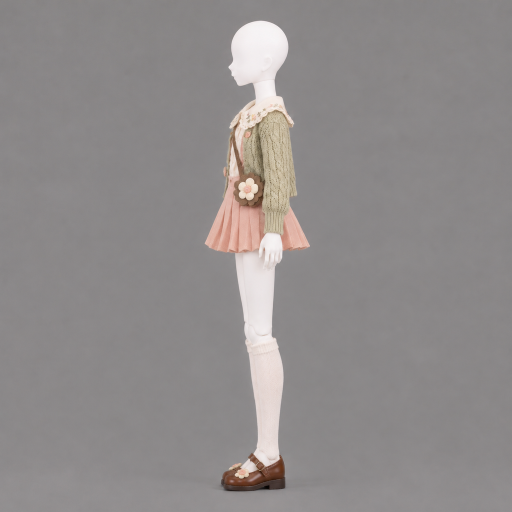
#> input picture dollfit/examples/left_dressed.png, 1024 x 1024 px, given in place of ., which was not available (shown at 1/2 size)
$ python -i cloud_measure.py   (imports and definitions only)
#> lines starting #> are read from the running program, lines starting #| are printed output that depends on the picture
"""CPU ONNX inference for the SAME trained floating-point height/gender network."""
import gc
import hashlib
import json
import os
from pathlib import Path
import sys

import numpy as np
from PIL import Image
from .scale_policy import scale_context, convert_reference_measurements, MEASUREMENT_KEYS

ROOT = Path(__file__).resolve().parents[1]


def options():
    import onnxruntime as ort
    opt = ort.SessionOptions()
    opt.intra_op_num_threads = int(os.environ.get('INFERENCE_THREADS', '1'))
    opt.inter_op_num_threads = 1
    opt.enable_cpu_mem_arena = False
    opt.enable_mem_pattern = False
    opt.graph_optimization_level = ort.GraphOptimizationLevel.ORT_ENABLE_BASIC
    return opt


def normalize_mask(image):
    array = np.asarray(image.convert('L')) > 127
    yy, xx = np.nonzero(array)
    if len(xx) < 20:
        raise ValueError('轮廓为空或太小，请检查照片。')
    cropped = Image.fromarray(array.astype(np.uint8) * 255).crop(
        (int(xx.min()), int(yy.min()), int(xx.max()) + 1, int(yy.max()) + 1))
    cropped.thumbnail((208, 208), Image.Resampling.NEAREST)
    out = Image.new('L', (224, 224), 0)
    out.paste(cropped, ((224 - cropped.width) // 2, (224 - cropped.height) // 2))
    return np.array(out, dtype=np.uint8)


def photo_masks(paths):
#> called with paths = '../examples/left_dressed.png'
    import cv2
    import onnxruntime as ort
    session = None
    masks = []
    for path in paths:
        with Image.open(path) as source:
#> source is the input picture: PIL image 1024x1024 RGB; mean R, G, B 144.3, 140.1, 139.8
            rgba = np.array(source.convert('RGBA'))
        rgb = rgba[:, :, :3]
        border = np.concatenate((rgb[0], rgb[-1], rgb[:, 0], rgb[:, -1]))
        gray = cv2.cvtColor(rgb, cv2.COLOR_RGB2GRAY)
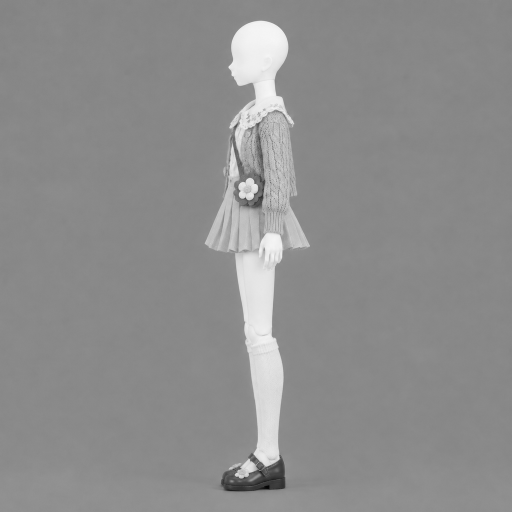
#> gray: shape (1024, 1024) (shown at 1/2 size); min 2, max 246, mean 141.3
        if np.any(rgba[:, :, 3] < 250):
            raw = rgba[:, :, 3] > 127
        elif np.isin(gray, [0, 255]).mean() > .995 and np.mean(border) < 40:
            raw = gray > 127
        elif np.mean(np.min(border, axis=1) > 245) > .98:
            raw = np.max(255 - rgb.astype(np.int16), axis=2) > 25
        else:
            if session is None:
                session = ort.InferenceSession(str(ROOT / 'models/u2netp.onnx'), options(), providers=['CPUExecutionProvider'])
            small = Image.fromarray(rgb).resize((320, 320), Image.Resampling.LANCZOS)
            values = np.asarray(small, dtype=np.float32)
            values /= max(float(np.max(values)), 1.)
            values = (values - np.array([.485, .456, .406], np.float32)) / np.array([.229, .224, .225], np.float32)
            tensor = values.transpose(2, 0, 1)[None].astype(np.float32)
            pred = session.run(None, {session.get_inputs()[0].name: tensor})[0][0, 0]
            pred = (pred - pred.min()) / max(float(pred.max() - pred.min()), 1e-8)
            alpha = Image.fromarray((pred * 255).astype('uint8')).resize((rgb.shape[1], rgb.shape[0]), Image.Resampling.LANCZOS)
            raw = np.asarray(alpha) > 127
        count, labels, stats, _ = cv2.connectedComponentsWithStats(raw.astype(np.uint8), connectivity=8)
        if count < 2:
            raise ValueError('未识别到娃体轮廓，请使用背景清晰、主体完整的照片。')
        index = 1 + int(np.argmax(stats[1:, cv2.CC_STAT_AREA]))
        mask = (labels == index).astype('uint8') * 255
        if not .005 < float((mask > 0).mean()) < .95:
            raise ValueError('娃体分割异常，请调整背景后重拍。')
        masks.append(normalize_mask(Image.fromarray(mask)))
    del session
    gc.collect()
    if np.array_equal(*masks):
        raise ValueError('正面与左侧面轮廓相同，请提供不同视角。')
    return masks


def predict(front, side, height, gender):
    import onnxruntime as ort
    if gender not in ('female', 'male'):
        raise ValueError('模型性别分类无效。')
    info = json.loads((ROOT / 'models/model_metadata.json').read_text(encoding='utf-8'))
    context = scale_context(height, 'bjd', info)
    masks = photo_masks([front, side])
    mean = np.array([.485, .456, .406], np.float32)[None, :, None, None]
    std = np.array([.229, .224, .225], np.float32)[None, :, None, None]
    images = [(np.repeat(m[None, None], 3, axis=1).astype(np.float32) / 255. - mean) / std for m in masks]
    metadata = np.array([[(context['reference_height_cm'] - info['height_mean']) / info['height_std'], float(gender == 'female')]], np.float32)
    session = ort.InferenceSession(str(ROOT / 'models/bodym.onnx'), options(), providers=['CPUExecutionProvider'])
    output = session.run(None, {'front': images[0], 'side': images[1], 'metadata': metadata})[0][0]
    values = output * np.asarray(info['label_std']) + np.asarray(info['label_mean'])
    reference = dict(zip(MEASUREMENT_KEYS, map(float, values)))
    measured = convert_reference_measurements(reference, height, context)
    return {'status': 'succeeded', 'rows': [{'name': n, 'value': measured[k]} for k, n in zip(MEASUREMENT_KEYS, info['labels_zh'])],
            'measurements_cm': measured, 'reference_measurements_cm': reference, **context,
            'uses_weight': False, 'runtime': 'onnx-fp32-cpu', 'bjd_validated': False,
            'note': '同一人体神经网络的浮点ONNX推理，按输入身高等比例换算。BJD精度尚未验证，不能直接用于裁衣。'}


# [4 lines not run here, left out]

#> (the run stopped early here; a loop or call above may not have finished)

$ run again, on dollfit/examples/right_dressed.png
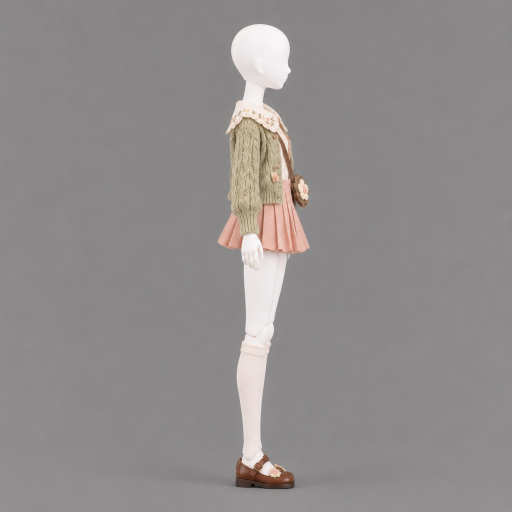
#> input picture dollfit/examples/right_dressed.png, 1024 x 1024 px, given in place of ., which was not available (shown at 1/2 size)
#> in photo_masks, source is the input picture: PIL image 1024x1024 RGB; mean R, G, B 144.5, 140.6, 140.2
#> in photo_masks, `gray = cv2.cvtColor(rgb, cv2.COLOR_RGB2GRAY)`:
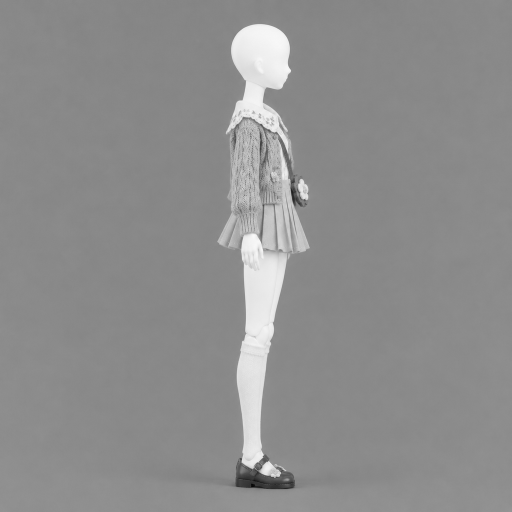
#> gray: shape (1024, 1024) (shown at 1/2 size); min 1, max 252, mean 141.7
